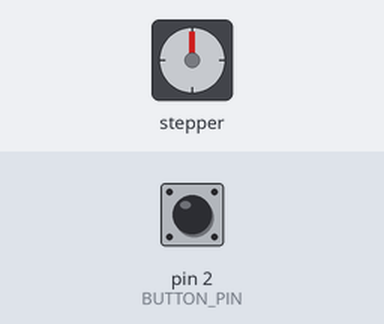
The sketch below on a simulated Arduino Uno, built with avr-gcc and run on an emulated ATmega328P. On the bench: stepper motor. Inputs (shaded band) come from the test bench; at power-on: pin 2 (BUTTON_PIN) HIGH. Stepper angles assume 200 steps per turn; what the sketch prints to the serial monitor is not drawn.

Above: at 0.15 s.
At 1.2 s:
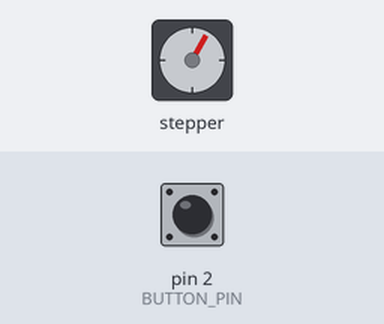
1.3 s: pin 2 (BUTTON_PIN) pulled LOW for 3.2 s
At 1.65 s:
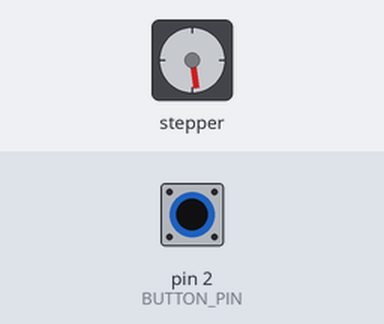
Timing chart, 0 to 15.0 s (numbered marks = the images above; inputs shaded):
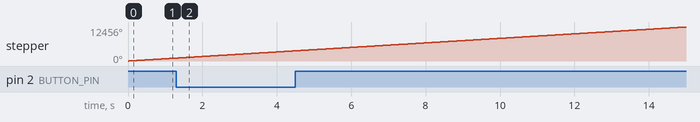

The sketch:

TwentyThird.ino
```cpp
// Now what this does is the motor keeps running when you release the button, this is true toggle and needn't need to be pressed for reversing
// Seems such a minor change right?? but no the logic and the code had to be bent a lot more for this one

#include <AccelStepper.h>

#define STEP_PIN 3
#define DIR_PIN 4
#define BUTTON_PIN 2

AccelStepper stepper(AccelStepper::DRIVER, STEP_PIN, DIR_PIN);

int state = 0;               // 0 = forward, 1 = reverse
int lastButtonState = HIGH;  // for tracking button presses
unsigned long lastDebounceTime = 0;
const unsigned long debounceDelay = 50;  // 50 ms debounce delay

void setup() {
  pinMode(BUTTON_PIN, INPUT_PULLUP);
  Serial.begin(9600);

  stepper.setMaxSpeed(1000);
  stepper.setAcceleration(200);
  stepper.setSpeed(500); // initial direction (forward)

  Serial.println("Stepper running forward...");
}

void loop() {
  int reading = digitalRead(BUTTON_PIN);

  // detect button press with debounce
  if (reading != lastButtonState) {
    lastDebounceTime = millis(); // reset debounce timer
  }

  if ((millis() - lastDebounceTime) > debounceDelay) {
    // if the button state is stable and LOW, toggle
    if (reading == LOW && lastButtonState == HIGH) {
      state = !state;  // toggle direction
      if (state == 0) {
        stepper.setSpeed(500);
        Serial.println("Direction: FORWARD");
      } else {
        stepper.setSpeed(-500);
        Serial.println("Direction: REVERSE");
      }
    }
  }

  lastButtonState = reading;

  // keep motor running
  stepper.runSpeed();
}
```
